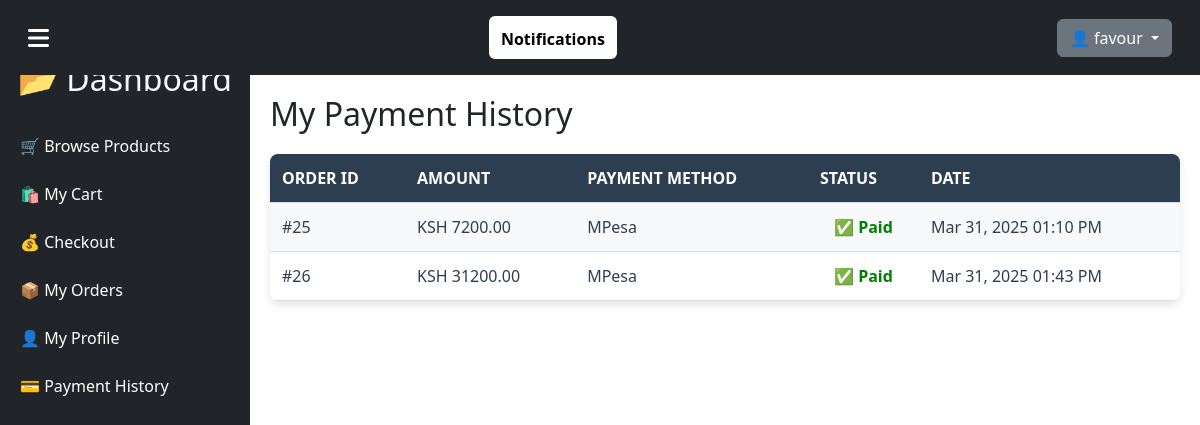
The page /orders/payment-history/ (signed in) on the database its author committed.
### users/models.py (models this page shows, shortened)
class CustomUser(AbstractUser):
    ROLE_CHOICES = [
        ('admin', 'Admin'),
        ('customer', 'Customer'),
    ]
    email = models.EmailField(unique=True)
    role = models.CharField(max_length=10, choices=ROLE_CHOICES, default='customer')
    objects = CustomUserManager()  # Attach the custom manager
    USERNAME_FIELD = "username"
    REQUIRED_FIELDS = ["email"]
    class Meta:
        verbose_name = "User"
        verbose_name_plural = "Users"

### orders/models.py (models this page shows, shortened)
class Payment(models.Model):
    PAYMENT_METHODS = [
        ('MPesa', 'MPesa'),
        ('Credit Card', 'Credit Card'),
        ('PayPal', 'PayPal'),
    ]
    order = models.OneToOneField('Order', on_delete=models.CASCADE, related_name='payment')
    user = models.ForeignKey(settings.AUTH_USER_MODEL, on_delete=models.CASCADE, null=True, blank=True)
    amount = models.DecimalField(max_digits=10, decimal_places=2)
    payment_status = models.BooleanField(default=False)  # True = Paid, False = Unpaid
    payment_date = models.DateTimeField(auto_now_add=True)
    payment_method = models.CharField(max_length=50, choices=PAYMENT_METHODS)

class Order(models.Model):
    STATUS_CHOICES = [
        ('Pending', 'Pending'),
        ('Processing', 'Processing'),
        ('Shipped', 'Shipped'),
        ('Paid', 'Paid'),
        ('Delivered', 'Delivered'),
        ('Cancelled', 'Cancelled'),
        ('Refunded', 'Refunded'),
    ]
    user = models.ForeignKey(
        settings.AUTH_USER_MODEL, on_delete=models.CASCADE, null=True, blank=True
    )
    cart = models.ForeignKey(
        'Cart', on_delete=models.SET_NULL, null=True, blank=True
    )  # Preserve cart history
    customer_name = models.CharField(max_length=255)
    created_at = models.DateTimeField(auto_now_add=True)
    email = models.EmailField()
    address = models.TextField()
    total_amount = models.DecimalField(max_digits=10, decimal_places=2, default=0.00)
    status = models.CharField(max_length=20, choices=STATUS_CHOICES, default='Pending')
    delivered_at = models.DateTimeField(null=True, blank=True)  # Track delivery date
    payment_status = models.BooleanField(default=False)  # True if payment is received

### orders/views.py (the view)
# urls.py: path("payment-history/", payment_history, name="payment_history"),
@login_required
def payment_history(request):
    payments = Payment.objects.filter(user=request.user)
    return render(request, "payments/payment_history.html", {"payments": payments})

### orders/templates/payments/payment_history.html (shortened to what this page needs)
{% extends 'base.html' %}
{% block content %}
<h2>My Payment History</h2>
<table>
    <tr>
        <th>Order ID</th>
        <th>Amount</th>
        <th>Payment Method</th>
        <th>Status</th>
        <th>Date</th>
    </tr>
    {% for payment in payments %}
    <tr>
        <td>#{{ payment.order.id }}</td>
        <td>KSH {{ payment.amount|floatformat:2 }}</td>
        <td>{{ payment.payment_method }}</td>
        <td class="status">
            {% if payment.payment_status %}
                <span class="paid">✅ Paid</span>
            {% else %}
                <span class="pending">❌ Pending</span>
            {% endif %}
        </td>
        <td>{{ payment.payment_date|date:"M d, Y h:i A" }}</td>
    </tr>
    {% empty %}
    <tr>
        <td colspan="5" class="empty-state">No payments found.</td>
    </tr>
    {% endfor %}
</table>
{% endblock %}

### home/templates/base.html (shortened to what this page needs)
<!DOCTYPE html>
<html lang="en">
<head>
    <link rel="stylesheet" href="https://cdn.jsdelivr.net/npm/bootstrap@5.3.0/dist/css/bootstrap.min.css">
    <link rel="stylesheet" href="https://cdnjs.cloudflare.com/ajax/libs/font-awesome/6.4.2/css/all.min.css">
</head>
<body>
<nav class="navbar navbar-expand-lg bg-dark p-3">
    <div class="container-fluid d-flex justify-content-between align-items-center">
        <div class="menu-toggle text-white" onclick="toggleSidebar()">
            <i class="fas fa-bars"></i>
        </div>
        {% if user.is_authenticated %}
        <div class="dropdown">
            <button class="btn btn-light position-relative" type="button" id="notificationDropdown" data-bs-toggle="dropdown" aria-expanded="false">
                 Notifications
            </button>
        </div>
    {% endif %}
        <div>
            {% if user.is_authenticated %}
            <div class="dropdown">
                <button class="btn btn-secondary dropdown-toggle" type="button" data-bs-toggle="dropdown">
                    👤 {{ user.username }}
                </button>
            </div>
            {% else %}
            <a href="{% url 'login' %}" class="btn btn-success">Login</a>
            <a href="{% url 'signup' %}" class="btn btn-warning">Sign Up</a>
            {% endif %}
        </div>
    </div>
</nav>
<aside class="sidebar">
    <h2 class="text-light text-center">📂 Dashboard</h2>
    <ul class="list-unstyled mt-4">
        {% if user.is_authenticated %}
            {% if user.is_staff %}
            <li>
                <button class="dropdown-button">📦 Product Management ⬇</button>
                <ul class="dropdown-content">
                    <li><a href="{% url 'inventory:view_products' %}">📋 View Products</a></li>
                    <li><a href="{% url 'inventory:add_product' %}">➕ Add Product</a></li>
                </ul>
            </li>
            <li>
                <button class="dropdown-button">📊 Stock Management ⬇</button>
                <ul class="dropdown-content">
                    <li><a href="{% url 'inventory:view_stock' %}">📋 View Stock</a></li>
                </ul>
            </li>
            <li>
                <button class="dropdown-button">🏭 Supplier Management ⬇</button>
                <ul class="dropdown-content">
                    <li><a href="{% url 'inventory:supplier_list' %}">📋 View Suppliers</a></li>
                    <li><a href="{% url 'inventory:supplier_create' %}">➕ Add Supplier</a></li>
                </ul>
            </li>
            <li>
                <button class="dropdown-button">📊 Reports & Orders ⬇</button>
                <ul class="dropdown-content">
                    <li><a href="{% url 'order:admin_order_list' %}">📦 Orders</a></li>
                    <li><a href="{% url 'orders:order_report' %}">📊 Order Report</a></li>
                    <li><a href="{% url 'orders:admin_payment_list' %}">💳 View Payments</a></li>
                    <li><a href="{% url 'orders:export_orders_csv' %}">📄 Export Orders (CSV)</a></li>
                </ul>
            </li>
            <li><a href="{% url 'user_list' %}">👥 Manage Users</a></li>
            {% else %}
            <li><a href="{% url 'inventory:browse_products' %}">🛒 Browse Products</a></li>
            <li><a href="{% url 'orders:cart_detail' %}">🛍 My Cart</a></li>
            <li><a href="{% url 'orders:checkout_view' %}">💰 Checkout</a></li>
            <li><a href="{% url 'orders:my_orders' %}">📦 My Orders</a></li>
            <li><a href="{% url 'user_profile' %}">👤 My Profile</a></li>
            <li><a href="{% url 'orders:payment_history' %}">💳 Payment History</a></li>
            {% endif %}
        {% endif %}
    </ul>
</aside>
<main class="main-content">
    {% block content %}{% endblock %}
</main>
</body>
</html>

### home/templates/base.html (style rules this page uses)
#notificationDropdown { background-color: #fff; border: none; font-weight: bold; }
.navbar { position: sticky; top: 0; width: 100%; z-index: 1000; background-color: #343a40; padding: 15px 20px; }
.sidebar { width: 250px; height: 100vh; background-color: #212529; position: fixed; top: 0; left: 0; padding-top: 60px; transition: all 0.3s ease-in-out; }
.sidebar a { display: block; padding: 12px 20px; color: white; text-decoration: none; }
.main-content { margin-left: 250px; padding: 20px; }
.menu-toggle { font-size: 24px; cursor: pointer; color: white; }

### orders/templates/payments/payment_history.html (style rules this page uses)
table { width: 100%; border-collapse: collapse; margin-top: 20px; background: #fff; border-radius: 8px; overflow: hidden; box-shadow: 0 4px 8px rgba(0, 0, 0, 0.1); }
th, td { padding: 12px; text-align: left; border-bottom: 1px solid #ddd; }
th { background: #2c3e50; color: #fff; font-weight: bold; text-transform: uppercase; }
tr:nth-child(even) { background: #f8f9fa; }
td { color: #2c3e50; }
td.status { font-weight: bold; text-align: center; }
.status .paid { color: green; font-weight: bold; }

### rows shown on the page
CustomUser: username "favour"
Payment: order.id "25", amount "7200.00", payment_method "MPesa", payment_status "✅ Paid", payment_date "Mar 31, 2025 01:10 PM"
Payment: order.id "26", amount "31200.00", payment_method "MPesa", payment_status "✅ Paid", payment_date "Mar 31, 2025 01:43 PM"
